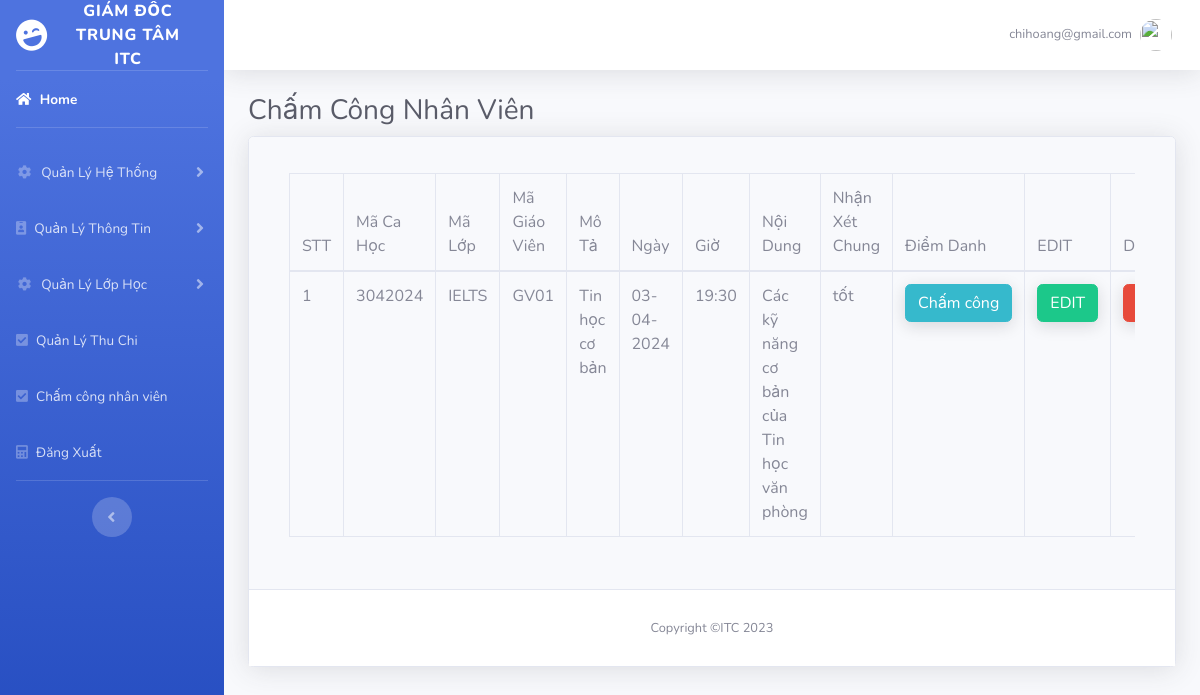
/admin/cham_cong_dir.php (signed in), run on the app's committed database.
### tables this page shows
CREATE TABLE `ca_hoc` (
  `id` int(11) NOT NULL,
  `MaCaHoc` varchar(20) NOT NULL,
  `MaLop` varchar(10) NOT NULL,
  `MaGV` varchar(10) NOT NULL,
  `MoTa` varchar(255) NOT NULL,
  `Ngay` date NOT NULL,
  `Gio` varchar(20) NOT NULL,
  `NoiDung` varchar(255) NOT NULL,
  `NhanXetChung` varchar(255) NOT NULL
);

### admin/cham_cong_dir.php (the view, shortened to what this page needs)
<?php
include 'includes/header.php';
include 'includes/navbar_director.php';
 ?>
<div class="container-fluid">
<h1 class="h3 mb-2 text-gray-800">Chấm Công Nhân Viên</h1>
<div class="card shadow mb-4">
  <div class="card-header py-3">
        <div class="card-body">
          <div class="table-responsive">
        <?php
          $query = "SELECT * FROM ca_hoc ORDER BY MaCaHoc DESC";
          $query_run= mysqli_query($connection,$query);
        ?>
         <table class="table table-bordered" id="dataTable" width="100%" cellspacing="0">
        <thead>
          <tr>
           <th>STT </th>
           <th>Mã Ca Học </th>
           <th>Mã Lớp </th>
           <th>Mã Giáo Viên </th>
           <th>Mô Tả </th>
           <th>Ngày </th>
           <th>Giờ </th>
           <th>Nội Dung </th>
           <th>Nhận Xét Chung </th>
           <th>Điểm Danh </th>
           <th>EDIT </th>
           <th>DELETE </th>
          </tr>
        </thead>
        <tbody>
        <?php
        if(mysqli_num_rows($query_run)>0)
        {
          $serial_number=0;
          while ($row=mysqli_fetch_assoc($query_run))
          {
            $serial_number++;
            $thoigian = $row['Ngay'];
            $date = date("d-m-Y", strtotime($thoigian));
            ?>
            <tr>
                  <td> <?php echo $serial_number; ?></td>
                  <td> <?php echo $row['MaCaHoc']; ?></td>
                  <td> <?php echo $row['MaLop']; ?> </td>
                  <td> <?php echo $row['MaGV']; ?> </td>
                  <td> <?php echo $row['MoTa']; ?></td>
                  <td> <?php echo $date; ?> </td>
                  <td> <?php echo $row['Gio']; ?> </td>
                  <td> <?php echo $row['NoiDung']; ?> </td>
                  <td> <?php echo $row['NhanXetChung']; ?> </td>
                   <td>
                      <form action="cham_cong_nhanvien_dir.php" method="POST">
                          <button type="submit" name="view_btn" class="btn btn-info"> Chấm công</button>
                      </form>
                  </td>
                  <td>
                      <form action="diem_danh_edit_dir.php" method="POST">
                          <button type="submit" name="edit_btn" class="btn btn-success"> EDIT</button>
                      </form>
                  </td>
                  <td>
                      <form action="diem_danh_code.php" method="POST">
                        <button type="submit" name="delete_btn" class="btn btn-danger"> DELETE</button>
                      </form>
                  </td>
              </tr>
      <?php
          }
        }
        else{
          echo "No record found";
        }
      ?>
        </tbody>
      </table>
    </div>
  </div>
</div>
 <?php
  include 'includes/footer.php';
  ?>

### data on the page
ca_hoc: MaCaHoc "3042024", MaLop "IELTS", MaGV "GV01", MoTa "Tin học cơ bản", Ngay "03-04-2024", Gio "19:30", NoiDung "Các kỹ năng cơ bản của Tin học văn phòng", NhanXetChung "tốt"

### other printed values
$_SESSION['email'] "chihoang@gmail.com"
